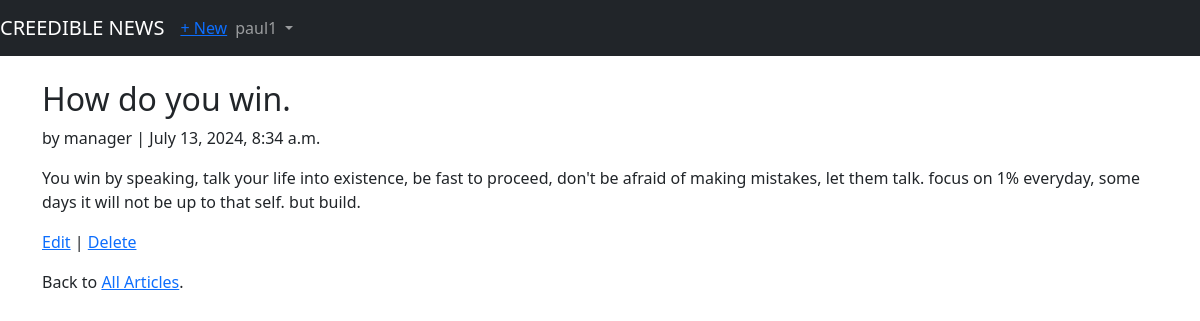
The app's page /articles/2/ (signed in) with its own data.
### users/models.py (models this page shows)
class CustomUser(AbstractUser):
    age = models.PositiveIntegerField(null=True, blank=True)

### articles/models.py (models this page shows, shortened)
class Article(models.Model):
    title = models.CharField(max_length=255)
    body = models.TextField()
    date = models.DateTimeField(auto_now_add=True)
    author = models.ForeignKey(
        get_user_model(),
        on_delete=models.CASCADE,
    )

### articles/views.py (the view)
# urls.py: path('<int:pk>/', ArticleDetailView.as_view(), name='article_detail'),
class ArticleDetailView(LoginRequiredMixin, DetailView):
    model = Article
    template_name = 'article_detail.html'

### templates/article_detail.html
{% extends 'base.html' %}
{%block content %}
<div class="article-entry">
    <h2>{{ object.title }}</h2>
    <p>by {{ object.author }} | {{ object.date }}</p>
    <p>{{ object.body }}</p>
</div>
<p><a href="{% url 'article_edit' article.pk %}">Edit</a> | <a href="{% url 'article_delete' article.pk %}">Delete</a> </p>
<p>Back to <a href="{% url 'article_list' %}">All Articles</a>.</p>
{% endblock content %}

### templates/base.html (shortened to what this page needs)
<!DOCTYPE html>
<html lang="en">
<head>
    <link href="https://cdn.jsdelivr.net/npm/bootstrap@5.3.3/dist/css/bootstrap.min.css" rel="stylesheet">
</head>
<body>
    <nav class="navbar navbar-expand-md navbar-dark bg-dark mb-4">
        <a href="{% url 'home' %}" class="navbar-brand">CREEDIBLE NEWS</a>
        {% if user.is_authenticated %}
        <ul class="navbar-nav mr-auto">
            <li class="nav-item"><a href="{% url 'article_new' %}">+ New</a></li>
        </ul>
        {% endif %}
        <div class="collapse navbar-collapse" id="navbarCollapse">
            {% if user.is_authenticated %}
                <ul class="navbar-nav mr-auto">
                    <li class="nav-item dropdown">
                        <a href="#" class="nav-link dropdown-toggle" id="userMenu" role="button" data-bs-toggle="dropdown" aria-expanded="false">
                            {{ user.username }}
                        </a>
                    </li>
                </ul>
            {% else %}
                <div class="d-flex ms-auto">
                    <a href="{% url 'login' %}" class="btn btn-outline-secondary">Log In</a>
                    <a href="{% url 'signup' %}" class="btn btn-primary ms-2">Sign up</a>
                </div>
            {% endif %}
        </div>
    </nav>
    <div class="container">
        {%block content %}
        {% endblock content %}
    </div>
</body>
</html>

### records on screen
CustomUser: username "paul1"
Article: title "How do you win.", author "manager", date "July 13, 2024, 8:34 a.m.", body "You win by speaking, talk your life into existence, be fast to proceed, don't be afraid of making mistakes, let them talk. focus on 1% everyday, some days it will not be up to that self. but build."
